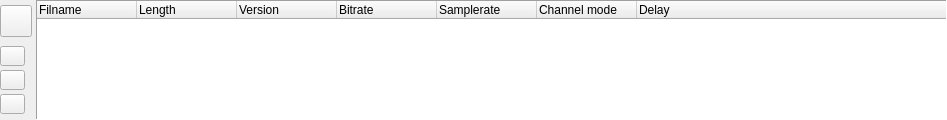
<ui version="4.0" >
 <class>TTAudioFileListWidget</class>
 <widget class="QWidget" name="TTAudioFileListWidget" >
  <property name="geometry" >
   <rect>
    <x>0</x>
    <y>0</y>
    <width>947</width>
    <height>120</height>
   </rect>
  </property>
  <property name="sizePolicy" >
   <sizepolicy vsizetype="Preferred" hsizetype="Preferred" >
    <horstretch>0</horstretch>
    <verstretch>1</verstretch>
   </sizepolicy>
  </property>
  <property name="minimumSize" >
   <size>
    <width>640</width>
    <height>120</height>
   </size>
  </property>
  <property name="windowTitle" >
   <string>Form</string>
  </property>
  <layout class="QGridLayout" >
   <property name="leftMargin" >
    <number>0</number>
   </property>
   <property name="topMargin" >
    <number>0</number>
   </property>
   <property name="rightMargin" >
    <number>0</number>
   </property>
   <property name="bottomMargin" >
    <number>0</number>
   </property>
   <property name="horizontalSpacing" >
    <number>4</number>
   </property>
   <property name="verticalSpacing" >
    <number>4</number>
   </property>
   <item row="0" column="0" >
    <layout class="QVBoxLayout" >
     <property name="spacing" >
      <number>4</number>
     </property>
     <property name="leftMargin" >
      <number>0</number>
     </property>
     <property name="topMargin" >
      <number>0</number>
     </property>
     <property name="rightMargin" >
      <number>0</number>
     </property>
     <property name="bottomMargin" >
      <number>0</number>
     </property>
     <item>
      <widget class="QPushButton" name="pbAudioFileOpen" >
       <property name="sizePolicy" >
        <sizepolicy vsizetype="Fixed" hsizetype="Fixed" >
         <horstretch>0</horstretch>
         <verstretch>0</verstretch>
        </sizepolicy>
       </property>
       <property name="minimumSize" >
        <size>
         <width>32</width>
         <height>32</height>
        </size>
       </property>
       <property name="maximumSize" >
        <size>
         <width>32</width>
         <height>32</height>
        </size>
       </property>
       <property name="text" >
        <string/>
       </property>
       <property name="icon" >
        <iconset resource="audiofilelistwidget.qrc" >:/pixmaps/pixmaps/fileopen_24.xpm</iconset>
       </property>
      </widget>
     </item>
     <item>
      <layout class="QVBoxLayout" >
       <property name="spacing" >
        <number>4</number>
       </property>
       <property name="leftMargin" >
        <number>0</number>
       </property>
       <property name="topMargin" >
        <number>0</number>
       </property>
       <property name="rightMargin" >
        <number>0</number>
       </property>
       <property name="bottomMargin" >
        <number>0</number>
       </property>
       <item>
        <widget class="QPushButton" name="pbAudioEntryUp" >
         <property name="sizePolicy" >
          <sizepolicy vsizetype="Fixed" hsizetype="Fixed" >
           <horstretch>0</horstretch>
           <verstretch>0</verstretch>
          </sizepolicy>
         </property>
         <property name="minimumSize" >
          <size>
           <width>25</width>
           <height>15</height>
          </size>
         </property>
         <property name="maximumSize" >
          <size>
           <width>25</width>
           <height>20</height>
          </size>
         </property>
         <property name="text" >
          <string/>
         </property>
         <property name="icon" >
          <iconset resource="audiofilelistwidget.qrc" >:/pixmaps/pixmaps/uparrow_18.xpm</iconset>
         </property>
        </widget>
       </item>
       <item>
        <widget class="QPushButton" name="pbAudioEntryDelete" >
         <property name="sizePolicy" >
          <sizepolicy vsizetype="Fixed" hsizetype="Fixed" >
           <horstretch>0</horstretch>
           <verstretch>0</verstretch>
          </sizepolicy>
         </property>
         <property name="minimumSize" >
          <size>
           <width>25</width>
           <height>15</height>
          </size>
         </property>
         <property name="maximumSize" >
          <size>
           <width>25</width>
           <height>20</height>
          </size>
         </property>
         <property name="text" >
          <string/>
         </property>
         <property name="icon" >
          <iconset resource="audiofilelistwidget.qrc" >:/pixmaps/pixmaps/cancel_18.xpm</iconset>
         </property>
        </widget>
       </item>
       <item>
        <widget class="QPushButton" name="pbAudioEntryDown" >
         <property name="sizePolicy" >
          <sizepolicy vsizetype="Fixed" hsizetype="Fixed" >
           <horstretch>0</horstretch>
           <verstretch>0</verstretch>
          </sizepolicy>
         </property>
         <property name="minimumSize" >
          <size>
           <width>25</width>
           <height>15</height>
          </size>
         </property>
         <property name="maximumSize" >
          <size>
           <width>25</width>
           <height>20</height>
          </size>
         </property>
         <property name="text" >
          <string/>
         </property>
         <property name="icon" >
          <iconset resource="audiofilelistwidget.qrc" >:/pixmaps/pixmaps/downarrow_18.xpm</iconset>
         </property>
        </widget>
       </item>
      </layout>
     </item>
    </layout>
   </item>
   <item row="0" column="1" >
    <widget class="QTreeWidget" name="audioListView" >
     <property name="focusPolicy" >
      <enum>Qt::StrongFocus</enum>
     </property>
     <property name="contextMenuPolicy" >
      <enum>Qt::CustomContextMenu</enum>
     </property>
     <property name="frameShape" >
      <enum>QFrame::Panel</enum>
     </property>
     <property name="frameShadow" >
      <enum>QFrame::Sunken</enum>
     </property>
     <property name="rootIsDecorated" >
      <bool>false</bool>
     </property>
     <property name="itemsExpandable" >
      <bool>false</bool>
     </property>
     <property name="sortingEnabled" >
      <bool>false</bool>
     </property>
     <property name="columnCount" >
      <number>7</number>
     </property>
     <column>
      <property name="text" >
       <string>Filname</string>
      </property>
     </column>
     <column>
      <property name="text" >
       <string>Length</string>
      </property>
     </column>
     <column>
      <property name="text" >
       <string>Version</string>
      </property>
     </column>
     <column>
      <property name="text" >
       <string>Bitrate</string>
      </property>
     </column>
     <column>
      <property name="text" >
       <string>Samplerate</string>
      </property>
     </column>
     <column>
      <property name="text" >
       <string>Channel mode</string>
      </property>
     </column>
     <column>
      <property name="text" >
       <string>Delay</string>
      </property>
     </column>
    </widget>
   </item>
  </layout>
 </widget>
 <resources>
  <include location="audiofilelistwidget.qrc" />
 </resources>
 <connections/>
</ui>
